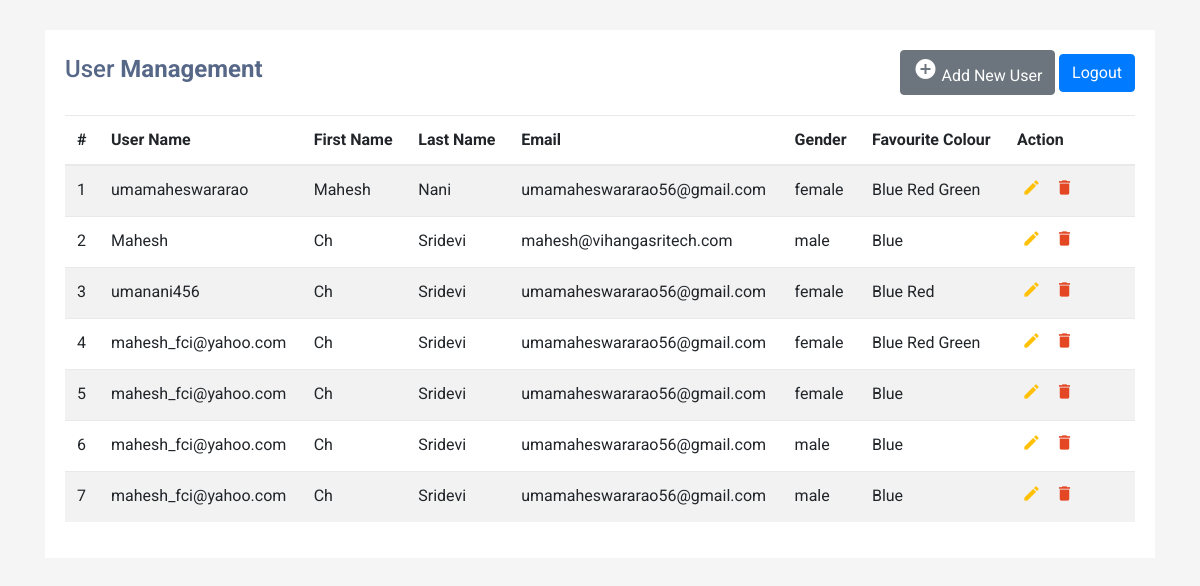
/index.php (signed in), run on the app's committed database.
### tables this page shows
CREATE TABLE `multiple_users` (
  `user_id` int(10) NOT NULL AUTO_INCREMENT,
  `user_name` varchar(50) NOT NULL,
  `user_fname` varchar(50) NOT NULL,
  `user_lname` varchar(50) NOT NULL,
  `user_email` varchar(50) NOT NULL,
  `user_gender` varchar(50) NOT NULL,
  `user_favcolor` varchar(50) NOT NULL,
  `user_password` varchar(100) NOT NULL,
  `user_status` int(11) NOT NULL DEFAULT 1,
  PRIMARY KEY (`user_id`)
);

### index.php (the view, shortened to what this page needs)
<?php
include('dbconnection.php');
?>
<!DOCTYPE html>
<html lang="en">
<head>
<link rel="stylesheet" href="https://stackpath.bootstrapcdn.com/bootstrap/4.5.0/css/bootstrap.min.css">
<link rel="stylesheet" href="font-awesome.min.css">
</head>
<body>
<div class="container-xl">
    <div class="table-responsive">
        <div class="table-wrapper">
            <div class="table-title">
                <div class="row">
                    <div class="col-sm-5">
                        <h2>User <b>Management</b></h2>
                    </div>
                       <div class="col-sm-7" align="right">
                        <a href="insert.php" class="btn btn-secondary"><i class="material-icons">&#xE147;</i> <span>Add New User</span></a>
                         <a href="logout.php" class="btn btn-primary">Logout</a>
                    </div>
                </div>
            </div>
            <table class="table table-striped table-hover">
                <thead>
                    <tr>
                        <th>#</th>
                        <th>User Name</th>
                        <th>First Name</th>
                        <th>Last Name</th>
                        <th>Email</th>
                        <th>Gender</th>
                        <th>Favourite Colour</th>
                        <th>Action</th>
                    </tr>
                </thead>
                <tbody>
                     <?php
$ret=mysqli_query($con,"select * from multiple_users");
$cnt=1;
$row=mysqli_num_rows($ret);
if($row>0){
while ($row=mysqli_fetch_array($ret)) {
$color_dis = $row['user_favcolor'];
$color1_dis = explode(',', $color_dis);
?>
                    <tr>
                        <td><?php echo $cnt;?></td>
                        <td><?php echo $row['user_name']; ?></td>
                        <td><?php  echo $row['user_fname'];?></td>
                        <td> <?php  echo $row['user_lname'];?></td>
                        <td><?php  echo $row['user_email'];?></td>
                        <td><?php  echo $row['user_gender'];?></td>
                        <td> <?php  echo @$color1_dis[0] .' '. @$color1_dis[1].' ' .@$color1_dis[2];?></td>
                        <td>
                            <a href="edit.php?editid=<?php echo htmlentities ($row['user_id']);?>" class="edit" title="Edit" data-toggle="tooltip"><i class="material-icons">&#xE254;</i></a>
                            <a href="index.php?delid=<?php echo ($row['user_id']);?>" class="delete" title="Delete" data-toggle="tooltip" onclick="return confirm('Do you really want to Delete ?');"><i class="material-icons">&#xE872;</i></a>
                        </td>
                    </tr>
                    <?php
$cnt=$cnt+1;
} } else {?>
<tr>
    <th style="text-align:center; color:red;" colspan="6">No Record Found</th>
</tr>
<?php } ?>
                </tbody>
            </table>
        </div>
    </div>
</div>
</body>
</html>

### index.php (style rules this page uses)
body { color: #566787; background: #f5f5f5; font-family: 'Roboto', sans-serif; }
.table-responsive { margin: 30px 0; }
.table-wrapper { min-width: 1000px; background: #fff; padding: 20px; box-shadow: 0 1px 1px rgba(0,0,0,.05); }
.table-title { font-size: 15px; padding-bottom: 10px; margin: 0 0 10px; min-height: 45px; }
.table-title h2 { margin: 5px 0 0; font-size: 24px; }
table.table tr th, table.table tr td { border-color: #e9e9e9; }
table.table td:last-child { width: 130px; }
table.table td a { color: #a0a5b1; display: inline-block; margin: 0 5px; }
table.table td a.edit { color: #FFC107; }
table.table td a.delete { color: #E34724; }
table.table td i { font-size: 19px; }

### data on the page
multiple_users: user_name "umamaheswararao", user_fname "Mahesh", user_lname "Nani", user_email "umamaheswararao56@gmail.com", user_gender "female", user_favcolor "Blue", user_favcolor "Red", user_favcolor "Green"
multiple_users: user_name "Mahesh", user_fname "Ch", user_lname "Sridevi", user_email "mahesh@vihangasritech.com", user_gender "male", user_favcolor "Blue"
multiple_users: user_name "umanani456", user_fname "Ch", user_lname "Sridevi", user_email "umamaheswararao56@gmail.com", user_gender "female", user_favcolor "Blue", user_favcolor "Red"
multiple_users: user_name "mahesh_fci@yahoo.com", user_fname "Ch", user_lname "Sridevi", user_email "umamaheswararao56@gmail.com", user_gender "female", user_favcolor "Blue", user_favcolor "Red", user_favcolor "Green"
multiple_users: user_name "mahesh_fci@yahoo.com", user_fname "Ch", user_lname "Sridevi", user_email "umamaheswararao56@gmail.com", user_gender "female", user_favcolor "Blue"
multiple_users: user_name "mahesh_fci@yahoo.com", user_fname "Ch", user_lname "Sridevi", user_email "umamaheswararao56@gmail.com", user_gender "male", user_favcolor "Blue"
multiple_users: user_name "mahesh_fci@yahoo.com", user_fname "Ch", user_lname "Sridevi", user_email "umamaheswararao56@gmail.com", user_gender "male", user_favcolor "Blue"
